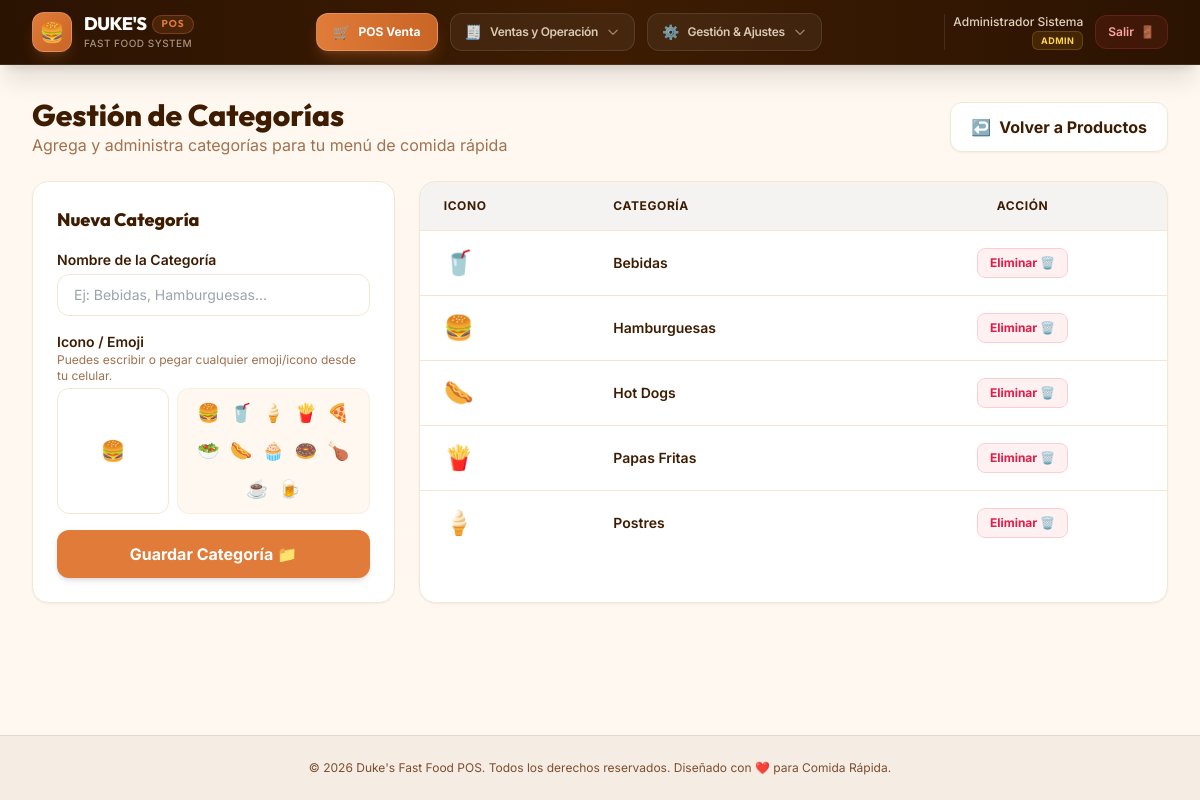
Page /categories (signed in) on the committed database.
### tables this page shows
CREATE TABLE IF NOT EXISTS `categories` (
  `id` INT AUTO_INCREMENT PRIMARY KEY,
  `name` VARCHAR(50) NOT NULL,
  `icon` VARCHAR(255) NOT NULL
);

### app/controllers/CategoryController.php (called while the page is built, shortened)
<?php
class CategoryController {
    public function index() {
        $categories = Category::all();
        view('categories/index', [
            'categories' => $categories
        ]);
    }
}

### app/models/Category.php (called while the page is built, shortened)
<?php
class Category {
    public static function all() {
        $db = Database::getConnection();
        return $db->query("SELECT * FROM categories ORDER BY name ASC")->fetchAll();
    }
}

### app/views/categories/index.php (the view, shortened to what this page needs)
<div class="space-y-6 animate-fade-in">
    <div class="flex flex-col sm:flex-row sm:items-center sm:justify-between gap-4">
        <div>
            <h1 class="text-3xl font-heading font-extrabold text-coffee-dark">Gestión de Categorías</h1>
            <p class="text-coffee-light">Agrega y administra categorías para tu menú de comida rápida</p>
        </div>
        <div>
            <a href="<?= BASE_URL ?>/products" class="inline-flex items-center gap-2 bg-white border border-cream-dark text-coffee-dark hover:bg-cream px-5 py-3 rounded-xl font-bold shadow-sm transition duration-200">
                <span>↩️</span> Volver a Productos
            </a>
        </div>
    </div>
    <div class="grid grid-cols-1 lg:grid-cols-3 gap-6">
        <div class="bg-white p-6 rounded-2xl border border-cream-dark shadow-sm h-fit hover-card">
            <h2 class="font-heading font-extrabold text-lg text-coffee-dark mb-4">Nueva Categoría</h2>
            <form action="<?= BASE_URL ?>/categories/save" method="POST" class="space-y-4">
                <div>
                    <label for="name" class="block text-sm font-semibold text-coffee-dark">Nombre de la Categoría</label>
                    <input type="text" id="name" name="name" required placeholder="Ej: Bebidas, Hamburguesas..."
                           class="mt-1 w-full px-4 py-2.5 rounded-xl border border-cream-dark focus:outline-none focus:ring-2 focus:ring-accent text-sm">
                </div>
                <div>
                    <label for="icon" class="block text-sm font-semibold text-coffee-dark">Icono / Emoji</label>
                    <p class="text-xs text-coffee-light mb-1">Puedes escribir o pegar cualquier emoji/icono desde tu celular.</p>
                    <div class="flex flex-col sm:flex-row gap-2 mt-1">
                        <input type="text" id="icon" name="icon" value="🍔" required
                               class="w-full sm:w-28 px-3 py-2.5 text-center text-xl rounded-xl border border-cream-dark focus:outline-none focus:ring-2 focus:ring-accent">
                        <div class="flex-grow flex flex-wrap gap-1.5 p-2 bg-cream rounded-xl border border-cream-dark/50 items-center justify-center">
                            <?php foreach (['🍔', '🥤', '🍦', '🍟', '🍕', '🥗', '🌭', '🧁', '🍩', '🍗', '☕', '🍺'] as $emoji): ?>
                                <button type="button" onclick="document.getElementById('icon').value = '<?= $emoji ?>'"
                                        class="hover:scale-125 transition duration-150 text-lg p-0.5 focus:outline-none">
                                    <?= $emoji ?>
                                </button>
                            <?php endforeach; ?>
                        </div>
                    </div>
                </div>
                <button type="submit"
                        class="w-full bg-accent hover:bg-accent-dark text-white font-bold py-3 rounded-xl shadow-md transition duration-200">
                    Guardar Categoría 📁
                </button>
            </form>
        </div>
        <div class="lg:col-span-2 bg-white rounded-2xl border border-cream-dark overflow-hidden shadow-sm hover-card">
            <div class="overflow-x-auto">
                <table class="w-full text-left border-collapse">
                    <thead>
                        <tr class="bg-coffee-dark/5 text-coffee-dark border-b border-cream-dark text-xs uppercase font-bold tracking-wider">
                            <th class="p-4 pl-6">Icono</th>
                            <th class="p-4">Categoría</th>
                            <th class="p-4 pr-6 text-center">Acción</th>
                        </tr>
                    </thead>
                    <tbody class="divide-y divide-cream-dark text-sm">
                        <?php foreach ($categories as $cat): ?>
                            <tr class="hover:bg-cream/10 transition">
                                <td class="p-4 pl-6 text-2xl"><?= e($cat['icon']) ?></td>
                                <td class="p-4 font-semibold text-coffee-dark"><?= e($cat['name']) ?></td>
                                <td class="p-4 pr-6 text-center">
                                    <form action="<?= BASE_URL ?>/categories/delete" method="POST"
                                          onsubmit="return confirm('¿Estás seguro de que deseas eliminar esta categoría? Si la eliminas, todos los productos dentro de ella se borrarán.');"
                                          class="inline-block">
                                        <button type="submit" class="text-rose-600 hover:text-rose-800 font-bold text-xs bg-rose-50 hover:bg-rose-100 px-3 py-1.5 rounded-lg border border-rose-200 transition">
                                            Eliminar 🗑️
                                        </button>
                                    </form>
                                </td>
                            </tr>
                        <?php endforeach; ?>
                    </tbody>
                </table>
            </div>
        </div>
    </div>
</div>

### app/views/layout.php (style rules this page uses)
html { overflow-x: clip !important; }
body { max-width: 100vw; overflow-x: clip !important; }
*, *::before, *::after { max-width: 100%; box-sizing: border-box; }
.overflow-x-auto, [class*="overflow-x-auto"] { max-width: 100% !important; overflow-x: auto !important; }
.animate-fade-in { animation: fadeIn 0.35s cubic-bezier(0.16,1,0.3,1) both; }
.hover-card { transition: transform 0.3s cubic-bezier(0.16,1,0.3,1), box-shadow 0.3s cubic-bezier(0.16,1,0.3,1), border-color 0.3s ease; }

### rows in the picture
categories: icon "🥤", name "Bebidas"
categories: icon "🍔", name "Hamburguesas"
categories: icon "🌭", name "Hot Dogs"
categories: icon "🍟", name "Papas Fritas"
categories: icon "🍦", name "Postres"

### other values in the picture
$cat['icon'] "🧾"
$cat['title'] "Ventas y Operación"
$cat['icon'] "⚙️"
$cat['title'] "Gestión & Ajustes"
$currentUser['full_name'] "Administrador Sistema"
$userRole "ADMIN"
$emoji "🍔"
$emoji "🥤"
$emoji "🍦"
$emoji "🍟"
$emoji "🍕"
$emoji "🥗"
$emoji "🌭"
$emoji "🧁"
$emoji "🍩"
